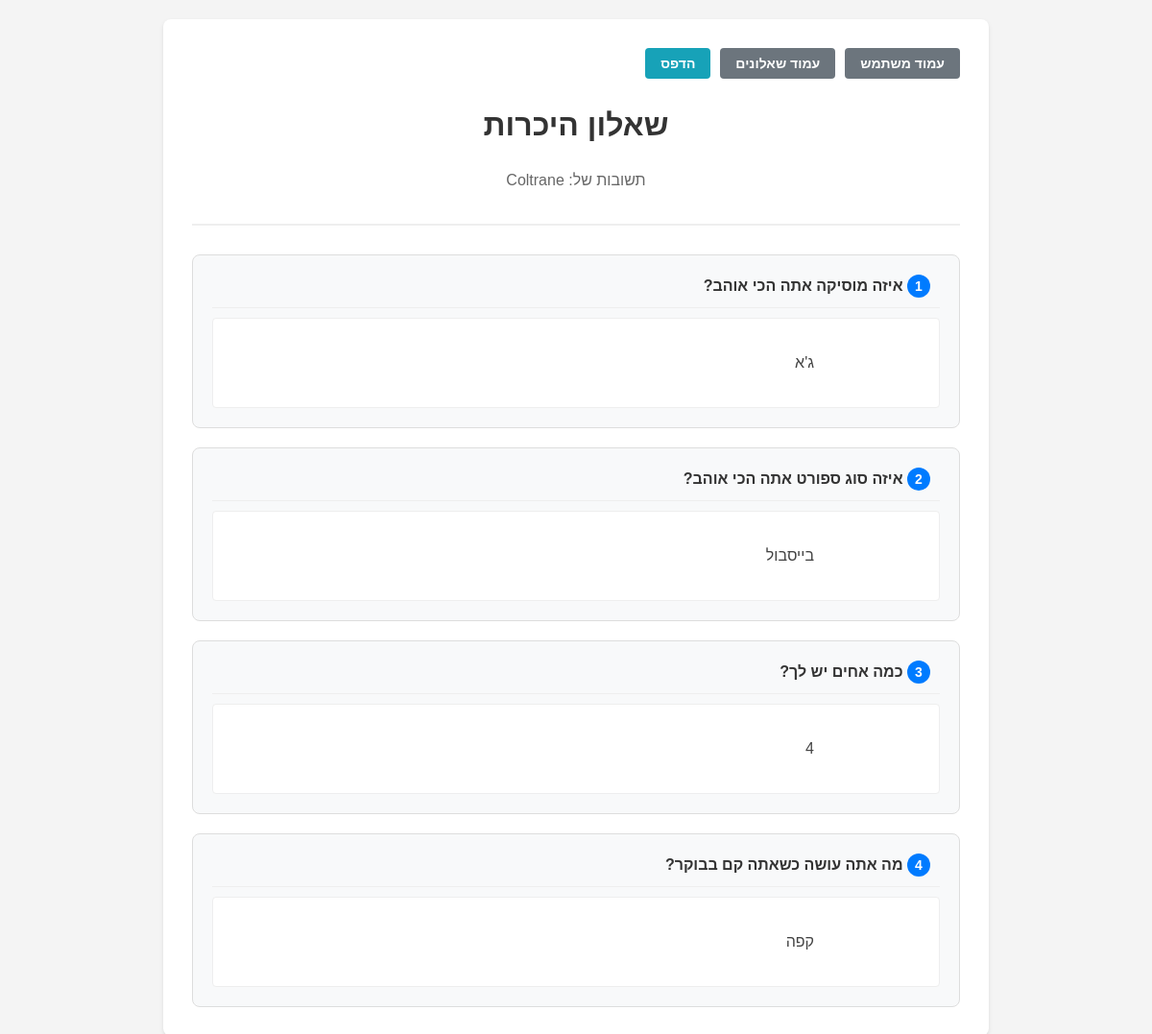
Page /manager/users/4/quiz/1/answers/ (signed in) on the committed database.
### quiz/models.py (models this page shows, shortened)
class Quiz(models.Model):
    title = models.CharField(max_length=200)
    created_at = models.DateTimeField(auto_now_add=True)
    last_modified = models.DateTimeField(auto_now=True)
    assigned_users = models.ManyToManyField(User, blank=True, related_name='assigned_quizzes')
    is_public = models.BooleanField(default=True)
    assigned_users = models.ManyToManyField(User, blank=True, related_name='assigned_quizzes')

class Answer(models.Model):
    user = models.ForeignKey(User, on_delete=models.CASCADE)
    question = models.ForeignKey(Question, on_delete=models.CASCADE)
    answer_text = models.TextField()
    created_at = models.DateTimeField(auto_now_add=True)
    class Meta:
        unique_together = ['user', 'question']  # משתמש יכול לענות רק פעם אחת על כל שאלה

class Question(models.Model):
    quiz = models.ForeignKey(Quiz, on_delete=models.CASCADE, related_name='questions')
    text = models.TextField()
    created_at = models.DateTimeField(auto_now_add=True)

### quiz/views.py (the view)
# urls.py: path('manager/users/<int:user_id>/quiz/<int:quiz_id>/answers/', views.view_quiz_answers, name='view_quiz_answers'),
@login_required
def view_quiz_answers(request, user_id, quiz_id):
    if not request.user.is_staff:
        return redirect('dashboard')
    user = get_object_or_404(User, id=user_id)
    quiz = get_object_or_404(Quiz, id=quiz_id)
    answers = Answer.objects.filter(user=user, question__quiz=quiz)
    return render(request, 'quiz/manager/quiz_answers.html', {
        'viewed_user': user,
        'quiz': quiz,
        'answers': answers
    })

### quiz/templates/quiz/manager/quiz_answers.html (shortened to what this page needs)
<!DOCTYPE html>
<html>
<head>
</head>
<body>
   <div class="container">
       <div class="navigation no-print">
           <a href="{% url 'view_user_quizzes' viewed_user.id %}" class="button back-button">
               עמוד משתמש
           </a>
           <a href="{% url 'manage_quizzes' %}" class="button back-button">
               עמוד שאלונים
           </a>
           <button onclick="window.print()" class="button print-button">
               הדפס
           </button>
       </div>
       <div class="quiz-info">
           <h1>{{ quiz.title }}</h1>
           <p>תשובות של: {{ viewed_user.username }}</p>
       </div>
       {% if answers %}
           <div class="answers-list">
               {% for answer in answers %}
                   <div class="answer-item">
                       <div class="question">
                           <span class="question-number">{{ forloop.counter }}</span>
                           {{ answer.question.text }}
                       </div>
                       <div class="answer-text">
                           {{ answer.answer_text }}
                       </div>
                   </div>
               {% endfor %}
           </div>
       {% else %}
           <div class="empty-answers">
               <h3>לא נמצאו תשובות לשאלון זה</h3>
           </div>
       {% endif %}
   </div>
</body>
</html>

### quiz/templates/quiz/manager/quiz_answers.html (style rules this page uses)
body { font-family: Arial, sans-serif; background-color: #f4f4f4; margin: 0; padding: 20px; display: flex; justify-content: center; align-items: flex-start; min-height: 100vh; direction: rtl; }
.container { background-color: white; padding: 30px; border-radius: 8px; box-shadow: 0 2px 4px rgba(0, 0, 0, 0.1); width: 100%; max-width: 800px; }
h1 { color: #333; margin-bottom: 30px; text-align: center; }
.quiz-info { text-align: center; color: #666; margin-bottom: 30px; padding-bottom: 20px; border-bottom: 2px solid #eee; }
.answers-list { display: flex; flex-direction: column; gap: 20px; }
.answer-item { background-color: #f8f9fa; border: 1px solid #ddd; border-radius: 8px; padding: 20px; }
.question { color: #333; font-weight: bold; margin-bottom: 10px; padding-bottom: 10px; border-bottom: 1px solid #eee; }
.answer-text { color: #444; line-height: 1.5; white-space: pre-wrap; padding: 10px; background-color: white; border-radius: 4px; border: 1px solid #eee; }
.navigation { display: flex; gap: 10px; justify-content: flex-start; margin-bottom: 30px; }
.button { padding: 8px 16px; border-radius: 4px; text-decoration: none; font-weight: bold; transition: background-color 0.3s; display: inline-flex; align-items: center; gap: 5px; border: none; cursor: pointer; font-size: 14px; }
.back-button { background-color: #6c757d; color: white; }
.print-button { background-color: #17a2b8; color: white; }
.question-number { display: inline-block; width: 24px; height: 24px; line-height: 24px; text-align: center; background-color: #007bff; color: white; border-radius: 50%; margin-right: 10px; font-size: 14px; }

### rows in the picture
Quiz: title "שאלון היכרות"
Answer: question.text "איזה מוסיקה אתה הכי אוהב?", answer_text "ג'א"
Answer: question.text "איזה סוג ספורט אתה הכי אוהב?", answer_text "בייסבול"
Answer: question.text "כמה אחים יש לך?", answer_text "4"
Answer: question.text "מה אתה עושה כשאתה קם בבוקר?", answer_text "קפה"

### other values in the picture
{{ viewed_user.username }} "Coltrane"
